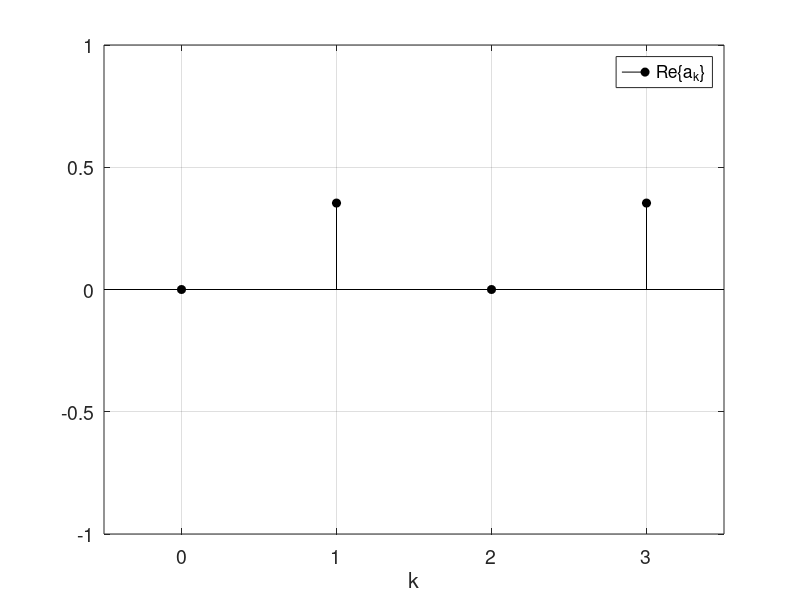
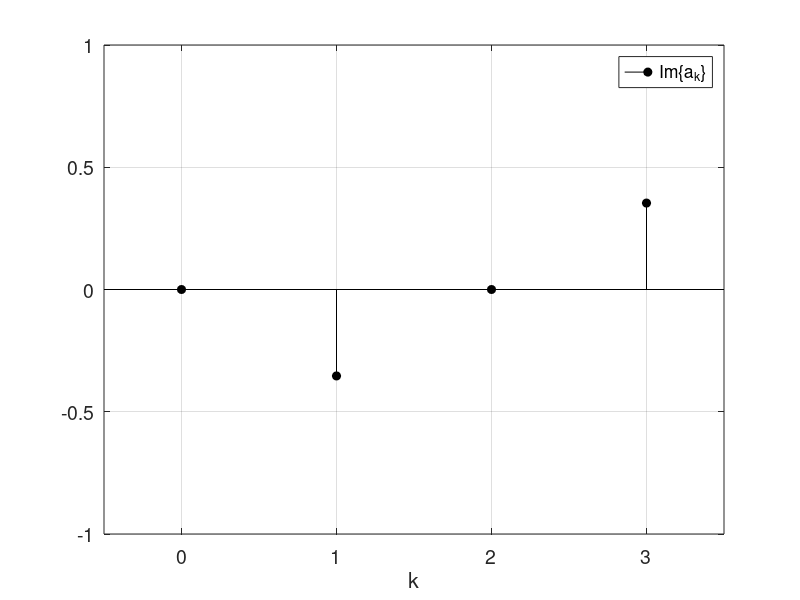

Write MATLAB code to recreate these figures, in order.
N = 4;
n = [0:1:N-1]';
x_n = cos(n*pi/2-pi/4)
a_k = fft(x_n)/N

figure(1);
set(gcf, 'Position', [0 0 700 400])
stem(n, real(a_k), 'filled', 'black');
hold on;
axis([-0.5 3.5 -1 1]);
xticks(0:1:4);
grid on;
xlabel('k');
set(gcf,'color','white');
set(gca,'color','white');
set(gcf,'InvertHardCopy','off');
legend('Re\{a_k\}', 'Location','Northeast');
set(gca,'FontSize',14);

figure(2);
set(gcf, 'Position', [0 0 700 400])
stem(n, imag(a_k), 'filled', 'black');
hold on;
axis([-0.5 3.5 -1 1]);
xticks(0:1:4);
grid on;
xlabel('k');
set(gcf,'color','white');
set(gca,'color','white');
set(gcf,'InvertHardCopy','off');
legend('Im\{a_k\}', 'Location','Northeast');
set(gca,'FontSize',14);
